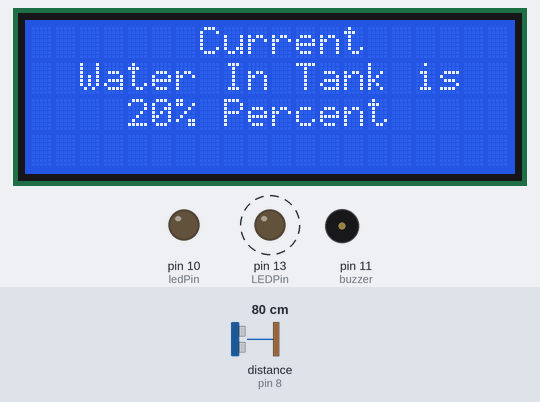
Bench run of a sketch on a simulated Arduino Uno, built with avr-gcc and run on an emulated ATmega328P. On the bench: 20×4 character LCD, output pins drawn as LEDs (lit = HIGH), buzzer (waves = sounding, pin HIGH). Wiring (inferred from the names in the program): ultrasonic range finder: trigger pin 12; echo pin 8. Dashed ring = blinking. The inputs (shaded band) are chosen by the test bench; at power-on: distance to the obstacle (sensor on pin 8) 80 cm. The echo pulse lasts 58.3 µs per cm; pins used as bus, display or sensor lines are not drawn.

Above: at 1.2 s.
1.3 s: distance to the obstacle (sensor on pin 8) set to 6 cm
At 2.0 s:
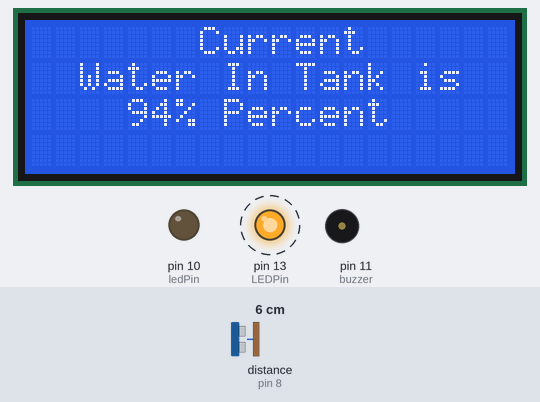
3.6 s: distance to the obstacle (sensor on pin 8) set to 3 cm
At 5.9 s:
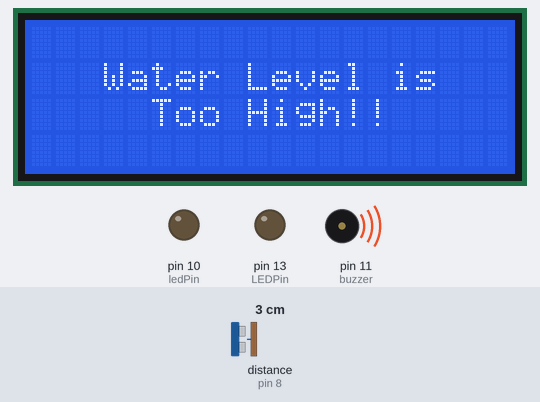
6.2 s: distance to the obstacle (sensor on pin 8) set to 9 cm
At 6.8 s:
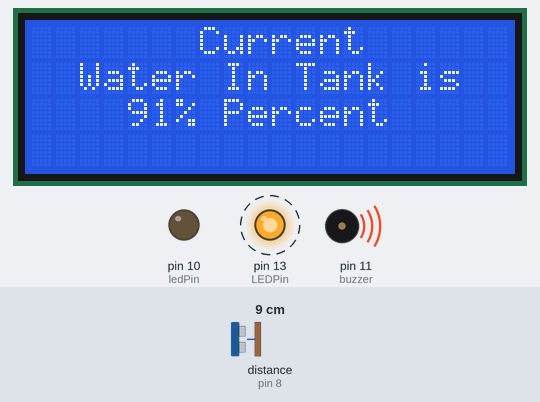
8.9 s: distance to the obstacle (sensor on pin 8) set to 85 cm
At 10.7 s:
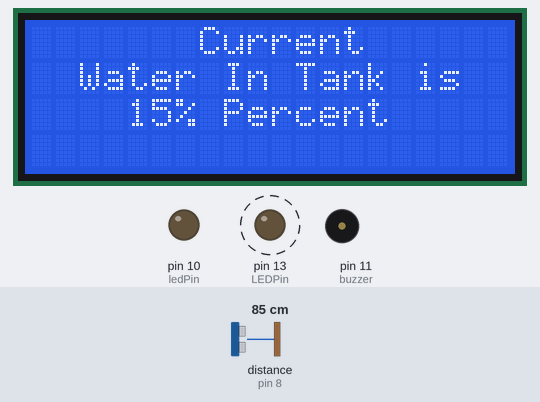
11.5 s: distance to the obstacle (sensor on pin 8) set to 92 cm
At 15.3 s:
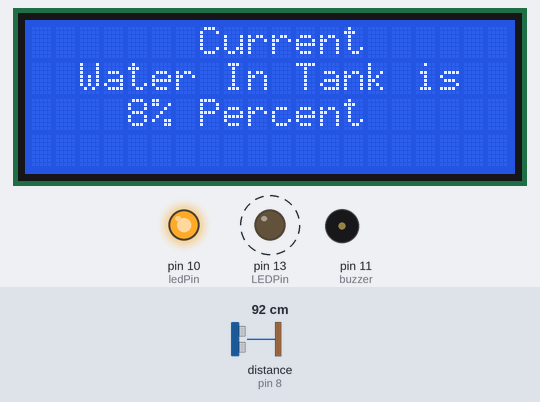
16.6 s: distance to the obstacle (sensor on pin 8) set to 2 cm
At 17.6 s:
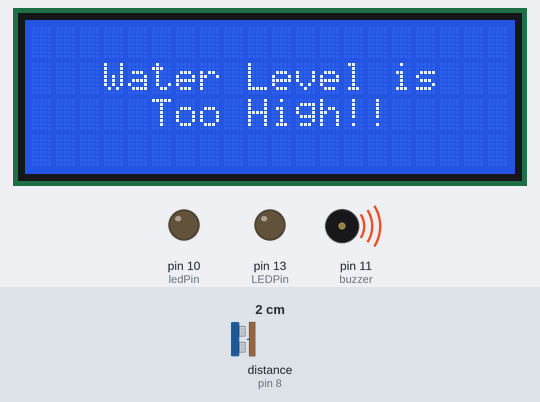
Timing chart, 0 to 19.6 s (numbered marks = the images above; inputs shaded):
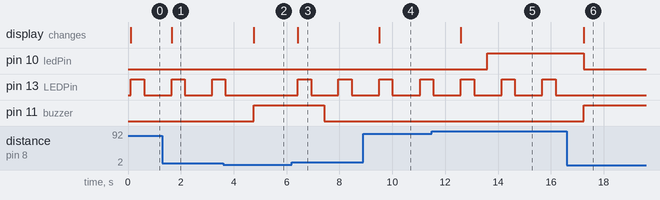

The sketch:

distance_measurement.ino
```cpp
//Distance sensor
#define trigPin 12
#define echoPin 8
const int buzzer = 11;
const int ledPin = 10;
//Flashing LED on Arduino board
#define LEDPin 13

//LCD
#include <Wire.h>
#include <LCD.h>
#include <LiquidCrystal_I2C.h>

#define I2C_ADDR  0x27  // Define I2C Address where the PCF8574A is
#define BACKLIGHT_PIN   3
#define En_pin  2
#define Rw_pin  1
#define Rs_pin  0
#define D4_pin  4
#define D5_pin  5
#define D6_pin  6
#define D7_pin  7

int n = 1;

LiquidCrystal_I2C     lcd(I2C_ADDR,En_pin,Rw_pin,Rs_pin,D4_pin,D5_pin,D6_pin,D7_pin);


void setup ()
{
  Serial.begin(9600);
  pinMode(trigPin, OUTPUT);  //The transmit pin of the ultrasonic sensor
  pinMode(echoPin, INPUT);   //The receive pin of the ultrasonic sensor
  pinMode(LEDPin, OUTPUT);   //The LED of the Arduino
pinMode(buzzer, OUTPUT);
pinMode(ledPin, OUTPUT);
  lcd.begin (20,4);  //Size of LCD

// Switch on the backlight
  lcd.setBacklightPin(BACKLIGHT_PIN,POSITIVE);
  lcd.setBacklight(HIGH);
  lcd.home ();                // go home

}

void loop()
{
  int duration, distance;
  digitalWrite(trigPin, HIGH);
  delayMicroseconds(100);
  digitalWrite(trigPin, LOW);
  duration = pulseIn(echoPin, HIGH);
  distance =((100-((duration/2) / 29.1))/100)*100;

  lcd.clear();
    lcd.setCursor(7,0);
  lcd.print("Current");
  lcd.setCursor(2,1);
  lcd.print("Water In Tank is");
  lcd.setCursor(4,2);
  lcd.print(distance);
  lcd.print("% Percent");
  if (distance <=95)
  {
    lcd.setCursor(6,4);
    lcd.print("");
    digitalWrite(LEDPin,HIGH);
      delay(500);
      digitalWrite(LEDPin,LOW);
      delay(500);
      digitalWrite(buzzer, LOW);

  }
    else
  {
      lcd.clear();
      lcd.setCursor(2,1);
      lcd.print(" Water Level is");
      lcd.setCursor(4,2);
      lcd.print(" Too High!!");
      digitalWrite(buzzer, HIGH);
  }
   if (distance <=10)
  {
   digitalWrite(ledPin, HIGH);

  }
    else
  {
      digitalWrite(ledPin, LOW);
  }


 delay(500);
}
```

Measured:
- the behaviour switches between 5 and 4 cm on distance to the obstacle (sensor on pin 8) (found by bisection; images 1 and 2)
- the behaviour switches between 89 and 90 cm on distance to the obstacle (sensor on pin 8) (found by bisection; images 4 and 5)
- after the input at 1.3 s, the display: changes after 0.35 s (image 1)
- after the input at 3.6 s, pin 13 (LEDPin): goes on until 3.7 s, then stays LOW; pin 11 (buzzer): LOW → HIGH after 1.2 s; the display: changes after 1.2 s (image 2)
- after the input at 6.2 s, pin 13 (LEDPin): alternates HIGH for 0.50 s and LOW for 1.0 s, starting after 0.23 s; pin 11 (buzzer): HIGH → LOW after 1.2 s; the display: changes after 0.23 s (image 3)
- after the input at 8.9 s, the display: changes after 0.61 s (image 4)
- after the input at 11.5 s, pin 10 (ledPin): LOW → HIGH after 2.1 s; the display: changes after 1.1 s (image 5)
- after the input at 16.6 s, pin 10 (ledPin): HIGH → LOW after 0.65 s; pin 13 (LEDPin): stops changing and stays LOW; pin 11 (buzzer): LOW → HIGH after 0.65 s; the display: changes after 0.65 s (image 6)
